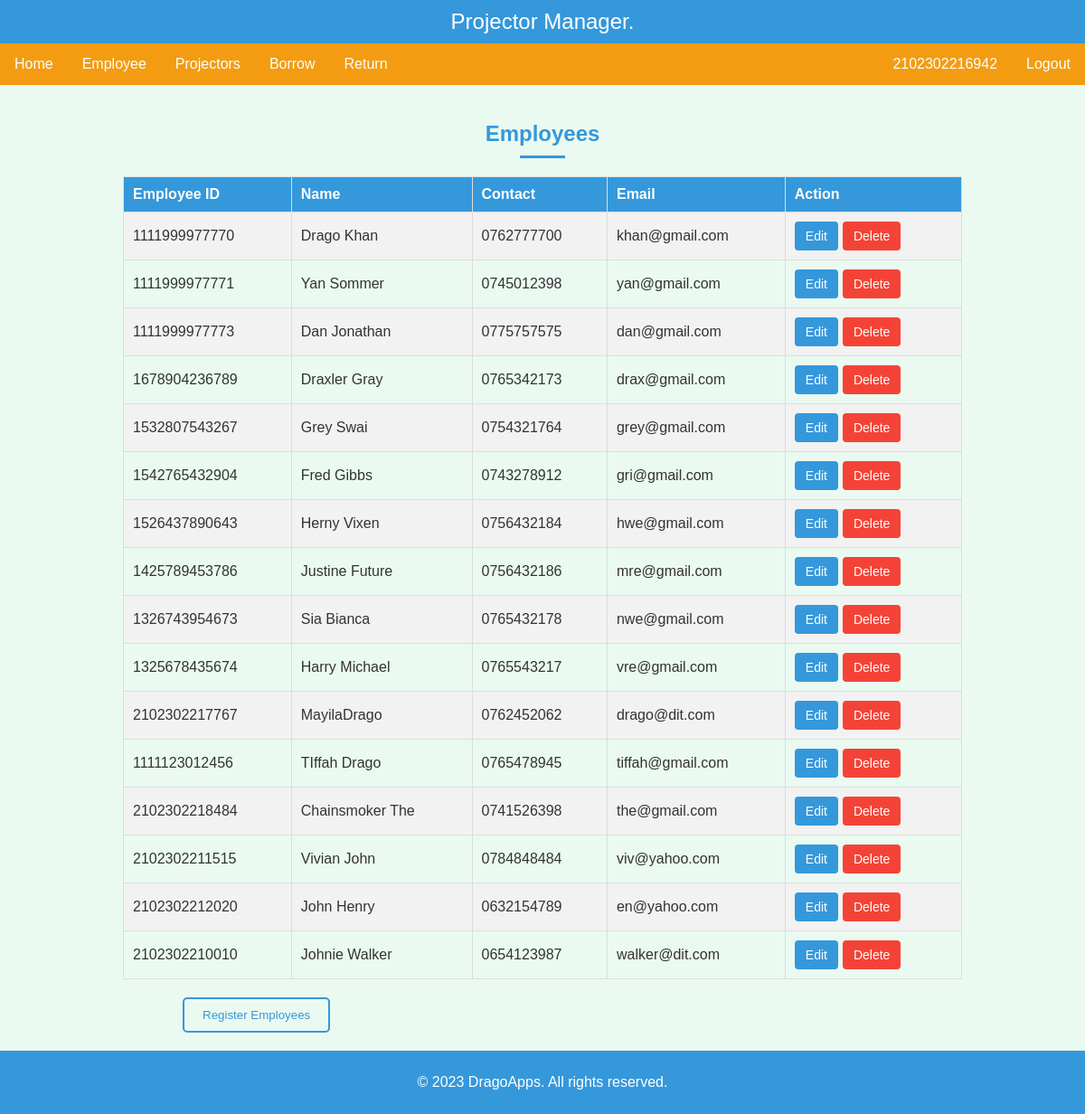
Screenshot of /empview.php (signed in) with the database file from the repository.
### tables this page shows
CREATE TABLE `users` (
  `id` int(255) NOT NULL,
  `EmployeeID` varchar(13) DEFAULT NULL,
  `UserName` varchar(255) DEFAULT NULL,
  `Contact` varchar(10) DEFAULT NULL,
  `email` varchar(255) DEFAULT NULL
);

### empview.php (the view, shortened to what this page needs)
<?php
$adminID = $_SESSION["adminID"];
?><!DOCTYPE html>
<html lang="en">
<head>
    <link rel="stylesheet" href="styling.css"/>
</head>
<body>
    <header>
        Projector Manager.
    </header>
    <nav>
        <a href="dash.php">Home</a>
        <a href="empForm.php">Employee</a>
		<a href="projectorsForm.php">Projectors</a>
        <a href="borrowForm.php">Borrow</a>
        <a href="returnForm.php">Return</a>
		<a class="ide "href="logout.php">Logout</a>
		<a class="ide"><?php echo $adminID;?></a>
    </nav>
    <section>
<?php
$conn = new mysqli('localhost', 'root', '', 'projector');
if ($conn->connect_error) {
    die('Connection Failed :' . $conn->connect_error);
}
else{
$result = $conn->query("SELECT * FROM users");
}
if ($result->num_rows > 0) {
    echo "<h2>Employees</h2>";
    echo "<table border='1' class='employee-table' >";
    echo "<tr><th>Employee ID</th><th>Name</th><th>Contact</th><th>Email</th><th>Action</th></tr>";
    while ($row = $result->fetch_assoc()) {
        echo "<tr>";
		echo "<td>" . $row["EmployeeID"] . "</td>";
        echo "<td>" . $row["UserName"] . "</td>";
        echo "<td>" . $row["Contact"] . "</td>";
        echo "<td>" . $row["email"] . "</td>";
		echo "<td>";
        echo "<button class='edit-btn' onclick='editRecord(" . $row["id"] . ")'>Edit</button>";
        echo "<button class='delete-btn' onclick='deleteRecord(" . $row["id"] . ")'>Delete</button>";
        echo "</td>";
        echo "</tr>";
    }
    echo "</table>";
} else {
    echo "No data available.";
}
?>
<input class="styled-button" type="button" onclick="window.location.href='empForm.php'" value="Register Employees">
    </section>
<footer>
        <p>&copy; 2023 DragoApps. All rights reserved.</p>
    </footer>
</body>
</html>

### styling.css (style rules this page uses)
body { font-family: Arial, sans-serif; margin: 0; padding: 0; background-color: #2ecc71; color: #333; }
body::before { content: ''; display: block; position: fixed; top: 0; left: 0; width: 100%; height: 100%; background: rgba(255, 255, 255, 0.9); z-index: -1; }
input[type="text"]:focus, input[type="email"]:focus, input[type="password"]:focus, { border-color: #2196F3; box-shadow: 0 0 10px rgba(33, 150, 243, 0.5); }
h2 { color: #3498db; font-size: 24px; font-weight: bold; margin-bottom: 10px; text-align: center; }
h2::after { content: ""; display: block; width: 50px; height: 3px; background-color: #3498db; margin: 10px auto; }
header { background-color: #3498db; color: #fff; padding: 20px; text-align: center; }
footer { background-color: #3498db; color: #fff; padding: 10px; text-align: center; }
nav a.ide { float:right; }
.styled-button { display: inline-block; padding: 10px 20px; text-align: center; text-decoration: none; cursor: pointer; border: 2px solid #3498db; color: #3498db; border-radius: 5px; background-color: transparent; margin-left: 182px; }

### empview.php (style rules this page uses)
header { background-color: #3498db; color: #fff; padding: 10px; text-align: center; font-size:24px; }
nav { background-color: #f39c12; overflow: hidden; }
nav a { float:left; display: block; color: white; text-align: center; padding: 14px 16px; text-decoration: none; }
section { margin-left: 0; padding: 20px; }
a { text-decoration:none; }
.employee-table { width: 80%; margin: 20px auto; border-collapse: collapse; border: 1px solid #ddd; }
.employee-table th, .employee-table td { padding: 10px; border: 1px solid #ddd; text-align: left; }
.employee-table th { background-color: #3498db; color: #fff; }
.employee-table tr:nth-child(even) { background-color: #f2f2f2; }
.edit-btn, .delete-btn { padding: 8px 12px; margin-right: 5px; cursor: pointer; border: none; border-radius: 4px; font-size: 14px; transition: background-color 0.3s ease; }
.edit-btn { background-color: #3498db; color: white; }
.delete-btn { background-color: #f44336; color: white; }

### rows the page displays
users: EmployeeID "1111999977770", UserName "Drago Khan", Contact "0762777700", email "khan@gmail.com"
users: EmployeeID "1111999977771", UserName "Yan Sommer", Contact "0745012398", email "yan@gmail.com"
users: EmployeeID "1111999977773", UserName "Dan Jonathan", Contact "0775757575", email "dan@gmail.com"
users: EmployeeID "1678904236789", UserName "Draxler Gray", Contact "0765342173", email "drax@gmail.com"
users: EmployeeID "1532807543267", UserName "Grey Swai", Contact "0754321764", email "grey@gmail.com"
users: EmployeeID "1542765432904", UserName "Fred Gibbs", Contact "0743278912", email "gri@gmail.com"
users: EmployeeID "1526437890643", UserName "Herny Vixen", Contact "0756432184", email "hwe@gmail.com"
users: EmployeeID "1425789453786", UserName "Justine Future", Contact "0756432186", email "mre@gmail.com"
users: EmployeeID "1326743954673", UserName "Sia Bianca", Contact "0765432178", email "nwe@gmail.com"
users: EmployeeID "1325678435674", UserName "Harry Michael", Contact "0765543217", email "vre@gmail.com"
users: EmployeeID "2102302217767", UserName "MayilaDrago", Contact "0762452062", email "drago@dit.com"
users: EmployeeID "1111123012456", UserName "TIffah Drago", Contact "0765478945", email "tiffah@gmail.com"
users: EmployeeID "2102302218484", UserName "Chainsmoker The", Contact "0741526398", email "the@gmail.com"
users: EmployeeID "2102302211515", UserName "Vivian John", Contact "0784848484", email "viv@yahoo.com"
users: EmployeeID "2102302212020", UserName "John Henry", Contact "0632154789", email "en@yahoo.com"
users: EmployeeID "2102302210010", UserName "Johnie Walker", Contact "0654123987", email "walker@dit.com"

### other values shown
$adminID "2102302216942"
